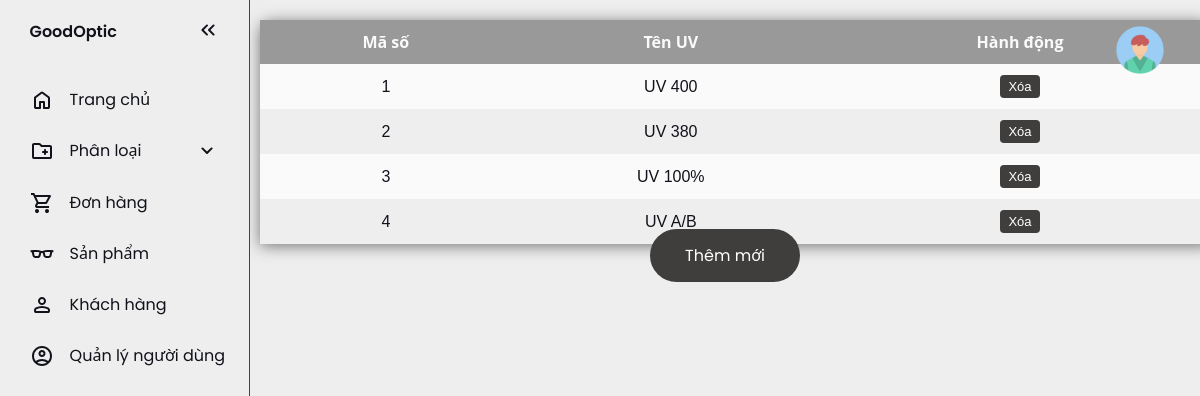
The app's page /admin/viewUV.php (signed in) with its own data.
### tables this page shows
CREATE TABLE `UV` (
  `uv_id` bigint(20) UNSIGNED NOT NULL,
  `uv_name` varchar(255) NOT NULL,
  `slug` varchar(255) NOT NULL,
  `status` enum('Active','Inactive') NOT NULL,
  `created_at` datetime NOT NULL DEFAULT current_timestamp(),
  `updated_at` datetime NOT NULL DEFAULT current_timestamp() ON UPDATE current_timestamp()
);

### admin/viewUV.php (the view, shortened to what this page needs)
<?php include "./header.php"; ?>
<?php include "./sidebar.php"; ?>
<div>
  <table class="table ">
    <thead>
      <tr>
        <th class="text-center">Mã số</th>
        <th class="text-center">Tên UV</th>
        <th class="text-center" colspan="2">Hành động</th>
      </tr>
    </thead>
    <?php
    include_once "./config/dbconnect.php";
    $sql = "SELECT * from UV";
    $result = $conn->query($sql);
    $count = 1;
    if ($result->num_rows > 0) {
      while ($row = $result->fetch_assoc()) {
    ?>
        <tr>
          <td><?= $count ?></td>
          <td><?= $row["uv_name"] ?></td>
          <td><a class="btn-delete"
              href="phanloai/uv/deleteUV.php?id=<?= $row['uv_id'] ?>"
              onclick="return confirm('Bạn chắc chắn xóa mục này?');">Xóa</a></td>
        </tr>
    <?php
        $count = $count + 1;
      }
    }
    ?>
  </table>
  <div class="box">
    <a class="button" href="#divOne">Thêm mới</a>
  </div>
</div>
<?php include "./footer.php"; ?>

### admin/css/style.css (style rules this page uses)
:root { --base-clr: #EEEEEE; --line-clr: #42434a; --hover-clr: #FFCCCC; --text-clr: #11121a; --accent-clr: #11121a; --secondary-text-clr: #b0b3c1; }
* { margin: 0; padding: 0; }
html { font-family: Poppins, 'Segoe UI', Tahoma, Geneva, Verdana, sans-serif; line-height: 1.5rem; }
table { width: 100%; border-collapse: collapse; border-spacing: 0; box-shadow: 0 2px 15px rgba(64, 64, 64, .7); border-radius: 12px 12px 0 0; margin-top: 20px; margin-left: 10px; }
td, th { padding: 10px 16px; text-align: center; }
th { background-color: #999999; color: #fafafa; font-family: 'Open Sans', Sans-serif; font-weight: bold; }
tr { width: 100%; background-color: #fafafa; font-family: 'Montserrat', sans-serif; }
tr:nth-child(even) { background-color: #eeeeee; }
div { align-items: center; justify-content: center; }
.box { text-align: center; }
.button { font-size: 1em; padding: 15px 35px; color: #fff; text-decoration: none; cursor: pointer; transition: all 0.3s ease-out; background: #403e3d; border-radius: 50px; }
.btn-edit, .btn-delete { padding: 4px 8px; font-size: 13px; border-radius: 4px; background: #403e3d; transition: all 0.3s ease-out; text-decoration: none; color: #fff; }

### records on screen
uv: uv_name "UV 400"
uv: uv_name "UV 380"
uv: uv_name "UV 100%"
uv: uv_name "UV A/B"
